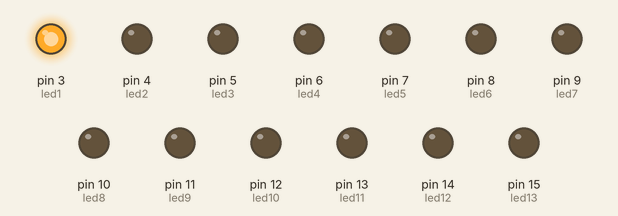
Recording of a sketch running on a simulated Arduino Uno, built with avr-gcc and run on an emulated ATmega328P. On the bench: output pins drawn as LEDs (lit = HIGH).

Above: at 0.1 s.
At 1.1 s:
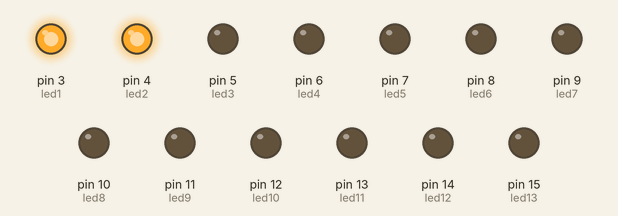
At 2.1 s:
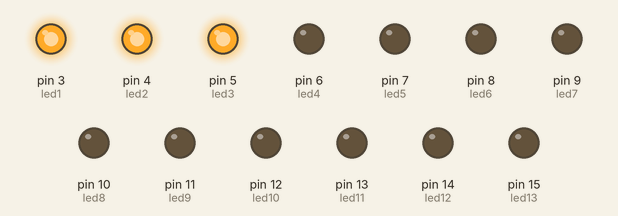
At 4.1 s:
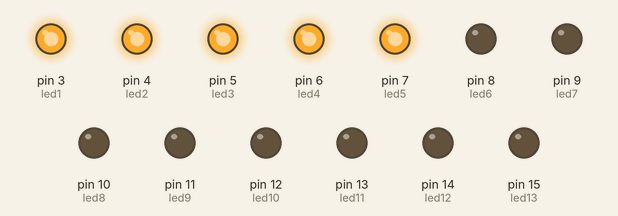
At 7.6 s:
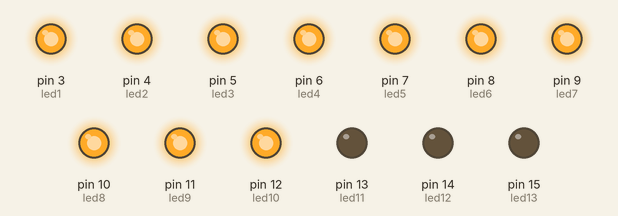
At 10.6 s:
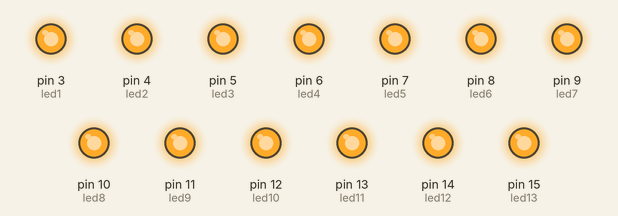
Timing chart, 0 to 12.1 s (numbered marks = the images above):
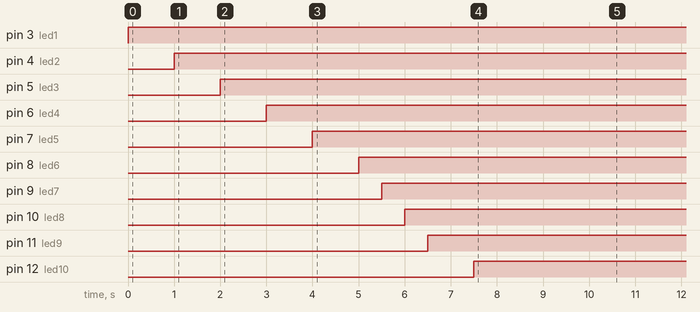

Measured:
- by itself, pin 3 (led1): LOW → HIGH at 0.00 s
- by itself, pin 4 (led2): LOW → HIGH at 1.0 s
- by itself, pin 5 (led3): LOW → HIGH at 2.0 s
- by itself, pin 6 (led4): LOW → HIGH at 3.0 s
- by itself, pin 7 (led5): LOW → HIGH at 4.0 s
- by itself, pin 8 (led6): LOW → HIGH at 5.0 s
- by itself, pin 9 (led7): LOW → HIGH at 5.5 s
- by itself, pin 10 (led8): LOW → HIGH at 6.0 s

The sketch:

superhero_final.ino
```cpp
int switchPin = 2;
int led1 = 3;
int led2 = 4;
int led3= 5;
int led4 = 6;
int led5= 7;
int led6 = 8;
int led7= 9;
int led8 = 10;
int led9 = 11;
int led10 = 12;
int led11 = 13;
int led12= 14;
int led13= 15;


void setup() {
  // put your setup code here, to run once:
pinMode(led1, OUTPUT);
pinMode(led2, OUTPUT);
pinMode(led3, OUTPUT);
pinMode(led4, OUTPUT);
pinMode(led5, OUTPUT);
pinMode(led6,OUTPUT);
pinMode(led7, OUTPUT);
pinMode(led8, OUTPUT);
pinMode(led9, OUTPUT);
pinMode(led10, OUTPUT);
pinMode(led11, OUTPUT);
pinMode(led12, OUTPUT);
pinMode(led13, OUTPUT);

}

void loop() {
  digitalWrite(led1, HIGH);
  delay (1000);
digitalWrite(led2, HIGH); //
delay (1000);
digitalWrite(led3, HIGH); //left eye
delay (1000);
digitalWrite(led4, HIGH); //
delay (1000);
digitalWrite(led5, HIGH);
delay (1000);
//
digitalWrite(led6, HIGH);
delay(500);
// laser
digitalWrite(led7, HIGH); //
delay (500);
digitalWrite(led8, HIGH);
delay (500);
//
digitalWrite(led9, HIGH); //left glove
delay (1000);
digitalWrite(led10, HIGH); //
delay (1000);
digitalWrite(led11, HIGH); //
delay (1000);
digitalWrite(led12, HIGH); //
delay (1000);
digitalWrite(led13, HIGH);
delay (1000);
//right eye

}
```
